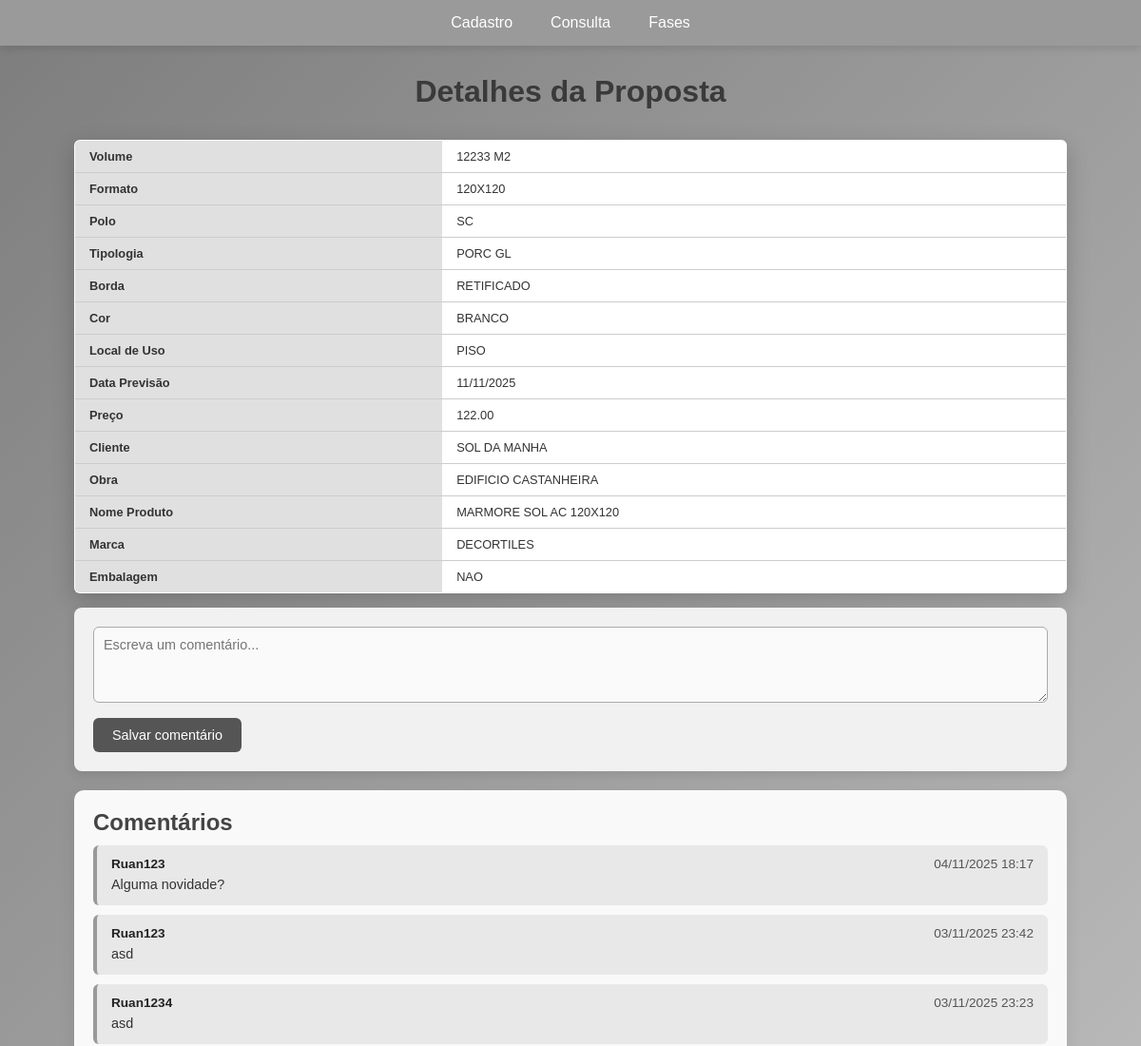
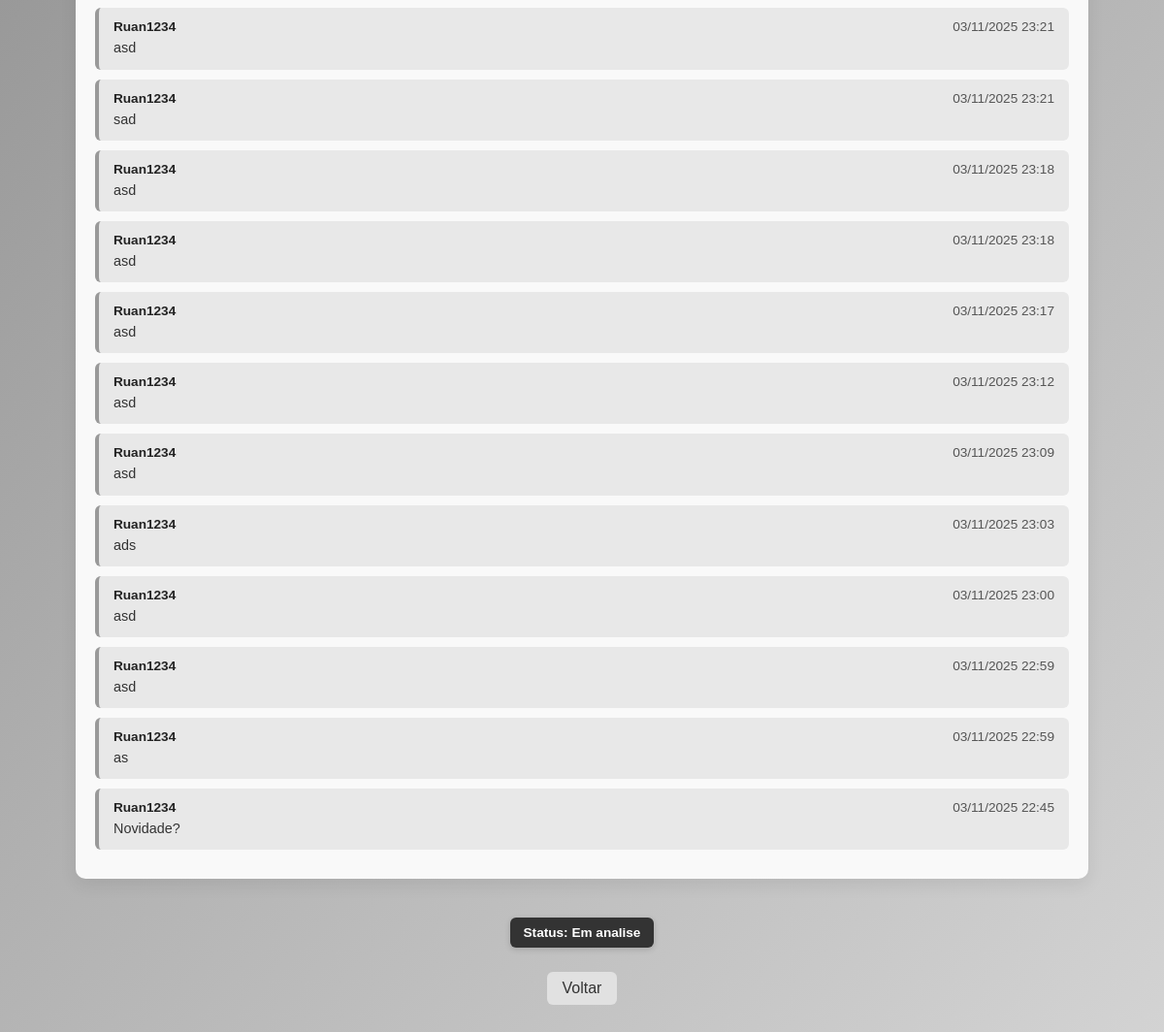
Page /public/proposta_detalhes.php?id=26&origem=fases (signed in) on the committed database (2 pictures, top to bottom).
### tables this page shows
CREATE TABLE `formulario` (
  `id` int NOT NULL,
  `volume` double NOT NULL,
  `unidade_medida` varchar(10) NOT NULL,
  `polo` varchar(6) NOT NULL,
  `formato` varchar(20) NOT NULL,
  `tipologia` varchar(40) NOT NULL,
  `borda` varchar(50) NOT NULL,
  `cor` varchar(40) NOT NULL,
  `local_uso` varchar(60) NOT NULL,
  `data_previsao` date NOT NULL,
  `preco` decimal(10,2) DEFAULT NULL,
  `cliente` varchar(80) NOT NULL,
  `obra` varchar(80) NOT NULL,
  `nome_produto` varchar(40) NOT NULL,
  `marca` varchar(40) NOT NULL,
  `embalagem` varchar(40) NOT NULL,
  `imagem` varchar(255) DEFAULT NULL,
  `observacao` text,
  `usuario_id` int NOT NULL,
  `status` varchar(20) NOT NULL DEFAULT 'Em analise'
);

CREATE TABLE `comentarios` (
  `id` int NOT NULL,
  `formulario_id` int NOT NULL,
  `usuario_id` int DEFAULT NULL,
  `comentario` text NOT NULL,
  `data_hora` datetime DEFAULT CURRENT_TIMESTAMP
);

CREATE TABLE `usuario` (
  `id` int NOT NULL,
  `usuario` varchar(100) NOT NULL,
  `senha` varchar(255) NOT NULL,
  `data` datetime NOT NULL DEFAULT CURRENT_TIMESTAMP
);

### public/proposta_detalhes.php (the view, shortened to what this page needs)
<?php
include(__DIR__ . '/../src/config/conexao.php');
$conexao->exec("SET time_zone = '-03:00'");
$usuario_id = $_SESSION['usuario_id'] ?? null;
$id = intval($_GET['id'] ?? 0);
$stmt = $conexao->prepare("
    SELECT id, volume, unidade_medida, polo, formato, tipologia, borda, cor, local_uso,
           data_previsao, preco, cliente, obra, nome_produto, marca, embalagem, observacao,
           imagem, status
    FROM formulario
    WHERE id = ?
");
$stmt->execute([$id]);
$row = $stmt->fetch(PDO::FETCH_ASSOC);
$formulario_id = $row['id'];
$stmtComentarios = $conexao->prepare("
    SELECT
        c.id,
        c.comentario,
        c.data_hora AS data_hora_br,
        u.usuario AS autor,
        CASE
            WHEN cv.id IS NULL AND c.usuario_id != ? THEN 1
            ELSE 0
        END AS novo
    FROM comentarios c
    LEFT JOIN usuario u ON u.id = c.usuario_id
    LEFT JOIN comentarios_visualizacao cv
        ON cv.comentario_id = c.id AND cv.usuario_id = ?
    WHERE c.formulario_id = ?
    ORDER BY c.data_hora DESC
");
$stmtComentarios->execute([$usuario_id, $usuario_id, $formulario_id]);
$comentarios = $stmtComentarios->fetchAll(PDO::FETCH_ASSOC);
?>
<!DOCTYPE html>
<html lang="pt-br">
<head>
</head>
<body>
<header class="barra_navegacao">
<nav class="navbar">
<div class="navbar_container">
    <ul>
        <li><a href="proposta_cadastro.php">Cadastro</a></li>
        <li><a href="proposta_consulta.php">Consulta</a></li>
        <li><a href="proposta_fases.php">Fases</a></li>
    </ul>
</div>
</nav>
</header>
<main class="main_proposta_detalhes">
<h1>Detalhes da Proposta</h1>
<table>
<tr><th>Volume</th><td><?= htmlspecialchars($row['volume'] . ' ' . $row['unidade_medida']); ?></td></tr>
<tr><th>Formato</th><td><?= htmlspecialchars($row['formato']); ?></td></tr>
<tr><th>Polo</th><td><?= htmlspecialchars($row['polo']); ?></td></tr>
<tr><th>Tipologia</th><td><?= htmlspecialchars($row['tipologia']); ?></td></tr>
<tr><th>Borda</th><td><?= htmlspecialchars($row['borda']); ?></td></tr>
<tr><th>Cor</th><td><?= htmlspecialchars($row['cor']); ?></td></tr>
<tr><th>Local de Uso</th><td><?= htmlspecialchars($row['local_uso']); ?></td></tr>
<tr><th>Data Previsão</th><td><?= htmlspecialchars(date('d/m/Y', strtotime($row['data_previsao']))); ?></td></tr>
<tr><th>Preço</th><td><?= htmlspecialchars($row['preco']); ?></td></tr>
<tr><th>Cliente</th><td><?= htmlspecialchars($row['cliente']); ?></td></tr>
<tr><th>Obra</th><td><?= htmlspecialchars($row['obra']); ?></td></tr>
<tr><th>Nome Produto</th><td><?= htmlspecialchars($row['nome_produto']); ?></td></tr>
<tr><th>Marca</th><td><?= htmlspecialchars($row['marca']); ?></td></tr>
<tr><th>Embalagem</th><td><?= htmlspecialchars($row['embalagem']); ?></td></tr>
</table>
<form method="POST">
<textarea name="comentario_novo" placeholder="Escreva um comentário..." required></textarea>
<button type="submit">Salvar comentário</button>
</form>
<div class="comentarios-container" id="comentarios">
    <h2 style="color:#444;margin-bottom:10px;">Comentários</h2>
    <?php if (count($comentarios) > 0): ?>
        <?php foreach ($comentarios as $i => $c):
            $ultimo = $i === 0;
        ?>
            <div id="<?= $ultimo ? 'ultimo-comentario' : '' ?>"
                 class="comentario-bloco <?= $c['novo'] ? 'novo-comentario' : '' ?>">
                <div class="comentario-cabecalho">
                    <span class="comentario-usuario"><?= htmlspecialchars($c['autor'] ?? 'Usuário') ?></span>
                    <span class="comentario-data"><?= date('d/m/Y H:i', strtotime($c['data_hora_br'])) ?></span>
                </div>
                <div class="comentario-texto"><?= nl2br(htmlspecialchars($c['comentario'])) ?></div>
            </div>
        <?php endforeach; ?>
    <?php else: ?>
        <p style="color:#666;">Nenhum comentário ainda.</p>
    <?php endif; ?>
</div>
<?php
$status = $row['status'];
$color = '#333';
?>
<p class="status_box" style="background-color: <?= $color ?>;">Status: <?= htmlspecialchars($status) ?></p>
<?php
$origem = $_GET['origem'] ?? null;
$voltar_para = $origem
    ? ($origem === 'fases' ? 'proposta_fases.php' : 'proposta_consulta.php')
    : ($_SERVER['HTTP_REFERER'] ?? 'proposta_consulta.php');
?>
<a href="<?= htmlspecialchars($voltar_para) ?>" class="voltar">Voltar</a>
</main>
</body>
</html>

### public/proposta_detalhes.php (style rules this page uses)
* { margin: 0; padding: 0; box-sizing: border-box; font-family: "Poppins", sans-serif; }
body { background: linear-gradient(135deg, #7d7d7d, #d3d3d3); min-height: 100vh; display: flex; flex-direction: column; }
header.barra_navegacao { background-color: #9a9a9a; padding: 15px 0; box-shadow: 0 4px 8px rgba(0,0,0,0.1); top: 0; width: 100%; z-index: 1000; position: sticky; }
.navbar_container ul { list-style: none; display: flex; justify-content: center; gap: 40px; }
.navbar_container a { color: white; text-decoration: none; font-weight: 500; transition: 0.2s; }
main.main_proposta_detalhes { flex: 1; display: flex; flex-direction: column; align-items: center; padding: 30px 20px; }
h1 { color: #3a3a3a; margin-bottom: 2rem; text-align: center; }
table { width: 90%; border-collapse: collapse; background: #fff; box-shadow: 0 8px 25px rgba(0,0,0,0.2); margin-bottom: 15px; font-size: 0.8rem; border: 1px solid #999; border-radius: 6px; overflow: hidden; }
th, td { padding: 9px 15px; text-align: left; border-bottom: 1px solid #ccc; color: #333; }
th { background-color: #e0e0e0; font-weight: 600; }
form { width: 90%; background-color: #f1f1f1; padding: 20px; border-radius: 8px; box-shadow: 0 4px 12px rgba(0,0,0,0.1); }
textarea { width: 100%; min-height: 80px; border: 1px solid #aaa; border-radius: 6px; padding: 10px; resize: vertical; font-size: 0.9rem; color: #333; background-color: #fafafa; transition: 0.2s; }
button[type="submit"] { margin-top: 12px; background-color: #555; color: white; border: none; border-radius: 6px; padding: 10px 20px; font-size: 0.9rem; font-weight: 500; cursor: pointer; transition: all 0.25s ease; }
.status_box { display: inline-block; padding: 8px 14px; border-radius: 6px; background-color: #444; color: white; font-weight: bold; font-size: 0.85rem; box-shadow: 0 2px 6px rgba(0,0,0,0.15); margin-top: 10px; }
.comentarios-container { width: 90%; background-color: #f9f9f9; padding: 20px; border-radius: 10px; box-shadow: 0 6px 18px rgba(0, 0, 0, 0.08); margin-bottom: 30px; margin-top:20px; }
.comentario-bloco { background: #e8e8e8; border-left: 4px solid #999; border-radius: 6px; padding: 12px 15px; margin-bottom: 10px; position: relative; transition: all 0.3s ease; }
.comentario-cabecalho { display: flex; justify-content: space-between; align-items: center; margin-bottom: 4px; font-size: 0.85rem; color: #555; }
.comentario-usuario { font-weight: 600; color: #222; }
.comentario-texto { font-size: 0.9rem; color: #333; line-height: 1.4; }
.voltar { display: inline-block; margin-top: 25px; padding: 8px 16px; background-color: #e1e1e1; border-radius: 6px; text-decoration: none; color: #333; font-weight: 500; transition: all 0.2s; }

### rows in the picture
formulario: volume+unidade_medida "12233 M2", formato "120X120", polo "SC", tipologia "PORC GL", borda "RETIFICADO", cor "BRANCO", local_uso "PISO", data_previsao "11/11/2025", preco "122.00", cliente "SOL DA MANHA", obra "EDIFICIO CASTANHEIRA", nome_produto "MARMORE SOL AC 120X120", marca "DECORTILES", embalagem "NAO", status "Em analise"
comentarios: usuario.usuario "Ruan123", data_hora "04/11/2025 18:17", comentario "Alguma novidade?"
comentarios: usuario.usuario "Ruan123", data_hora "03/11/2025 23:42", comentario "asd"
comentarios: usuario.usuario "Ruan1234", data_hora "03/11/2025 23:23", comentario "asd"
comentarios: usuario.usuario "Ruan1234", data_hora "03/11/2025 23:21", comentario "asd"
comentarios: usuario.usuario "Ruan1234", data_hora "03/11/2025 23:21", comentario "sad"
comentarios: usuario.usuario "Ruan1234", data_hora "03/11/2025 23:18", comentario "asd"
comentarios: usuario.usuario "Ruan1234", data_hora "03/11/2025 23:18", comentario "asd"
comentarios: usuario.usuario "Ruan1234", data_hora "03/11/2025 23:17", comentario "asd"
comentarios: usuario.usuario "Ruan1234", data_hora "03/11/2025 23:12", comentario "asd"
comentarios: usuario.usuario "Ruan1234", data_hora "03/11/2025 23:09", comentario "asd"
comentarios: usuario.usuario "Ruan1234", data_hora "03/11/2025 23:03", comentario "ads"
comentarios: usuario.usuario "Ruan1234", data_hora "03/11/2025 23:00", comentario "asd"
comentarios: usuario.usuario "Ruan1234", data_hora "03/11/2025 22:59", comentario "asd"
comentarios: usuario.usuario "Ruan1234", data_hora "03/11/2025 22:59", comentario "as"
comentarios: usuario.usuario "Ruan1234", data_hora "03/11/2025 22:45", comentario "Novidade?"
